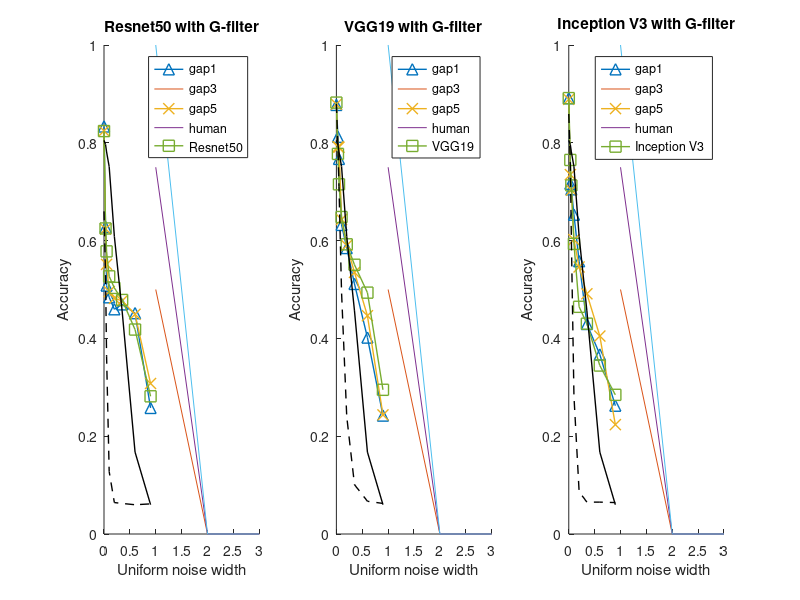

Recreate this plot in MATLAB.
clc;clear;
humans=[0.805,0.79625,0.78125,0.75125,0.60875,0.45625,0.1675,0.06];

ResNet50=[0.659821428571429,0.529464285714286,0.3625,0.127678571428571,0.0642857142857143,0.0625,0.0598214285714286,0.0616071428571429]; %source

G_resnet50_g1=[0.8334 0.6278 0.5081 0.4841 0.4596  0.4696 0.4516 0.2578];
G_resnet50_g3=[0.8244 0.6238 0.5515 0.4958 0.4818  0.4768 0.4493 0.3078];
G_resnet50_g5=[0.8240 0.6248 0.5780 0.5269 0.5033  0.4786 0.4181 0.2816];
vgg19=[0.879464286,0.792857143,0.710714286,0.49375,0.240178571,0.100892857,0.066964286,0.0625];

G_vgg19_g1=[0.8775 0.8123 0.7671 0.6321 0.5848 0.5114 0.4017 0.2422];
G_vgg19_g3=[0.8790 0.7918 0.7909 0.6432 0.5901 0.5349 0.4463 0.2436];
G_vgg19_g5=[0.8822 0.7773 0.7151 0.6482 0.5924 0.5506 0.4936 0.2949];

inceptionv3=[0.858928571,0.758928571,0.604464286,0.282142857,0.086607143,0.065178571,0.065178571,0.064285714];
G_inceptionv3_g1=[0.8912 0.7163 0.7049 0.6530 0.5579 0.4295 0.3671 0.2624];
G_inceptionv3_g3=[0.8889 0.7349 0.7032 0.6019 0.5461 0.4913 0.4048 0.2236];
G_inceptionv3_g5=[0.8914 0.7649 0.7128 0.5933 0.4646 0.4301 0.3445 0.2846];

% resnet50=[G_resnet50_g1;G_resnet50_g3;G_resnet50_g5];
% mean(max(resnet50)-min(resnet50));
% 
% vgg19=[G_vgg19_g1;G_vgg19_g3;G_vgg19_g5];
% mean(max(vgg19)-min(vgg19));
% 
% inceptionv3=[G_inceptionv3_g1;G_inceptionv3_g3;G_inceptionv3_g5];
% mean(max(inceptionv3)-min(inceptionv3));



x=[0 0.03 0.05 0.1 0.2 0.35 0.6 0.9];
figure(1);

subplot(1,3,1);
plot(x,G_resnet50_g1,'Marker','^','MarkerSize',8,'LineWidth',1,color=[1 0 0]/2);
hold on;
plot(x,G_resnet50_g3,'Marker','x','MarkerSize',8,'LineWidth',1,color=[1 0 0]*3/4);
hold on;
plot(x,G_resnet50_g5,'Marker','square','MarkerSize',8,'MarkerFaceColor','None','LineWidth',1,color=[1 0 0]);
hold on;
plot(x,humans,'k','LineWidth',1);
hold on;
plot(x,ResNet50,'k--','LineWidth',1);
hold on;

ylim([0 1]);

xlabel('Uniform noise width');
ylabel('Accuracy');
legend('gap1','gap3','gap5','human','Resnet50');
box off;
title('Resnet50 with G-filter');

subplot(1,3,2);
plot(x,G_vgg19_g1,'Marker','^','MarkerSize',8,'LineWidth',1,color=[1 0 0]/2);
hold on;
plot(x,G_vgg19_g3,'Marker','x','MarkerSize',8,'LineWidth',1,color=[1 0 0]*3/4);
hold on;
plot(x,G_vgg19_g5,'Marker','square','MarkerSize',8,'MarkerFaceColor','None','LineWidth',1,color=[1 0 0]);
hold on;
plot(x,humans,'k','LineWidth',1);
hold on;
plot(x,vgg19,'k--','LineWidth',1);
hold on;
ylim([0 1]);

xlabel('Uniform noise width');
ylabel('Accuracy');
legend('gap1','gap3','gap5','human','VGG19');
box off;
title('VGG19 with G-filter');


subplot(1,3,3);
plot(x,G_inceptionv3_g1,'Marker','^','MarkerSize',8,'LineWidth',1,color=[1 0 0]/2);
hold on;
plot(x,G_inceptionv3_g3,'Marker','x','MarkerSize',8,'LineWidth',1,color=[1 0 0]*3/4);
hold on;
plot(x,G_inceptionv3_g5,'Marker','square','MarkerSize',8,'MarkerFaceColor','None','LineWidth',1,color=[1 0 0]);
hold on;
plot(x,humans,'k','LineWidth',1);
hold on;
plot(x,inceptionv3,'k--','LineWidth',1);
hold on;
ylim([0 1]);

xlabel('Uniform noise width');
ylabel('Accuracy');
legend('gap1','gap3','gap5','human','Inception V3');
box off;
title('Inception V3 with G-filter');




